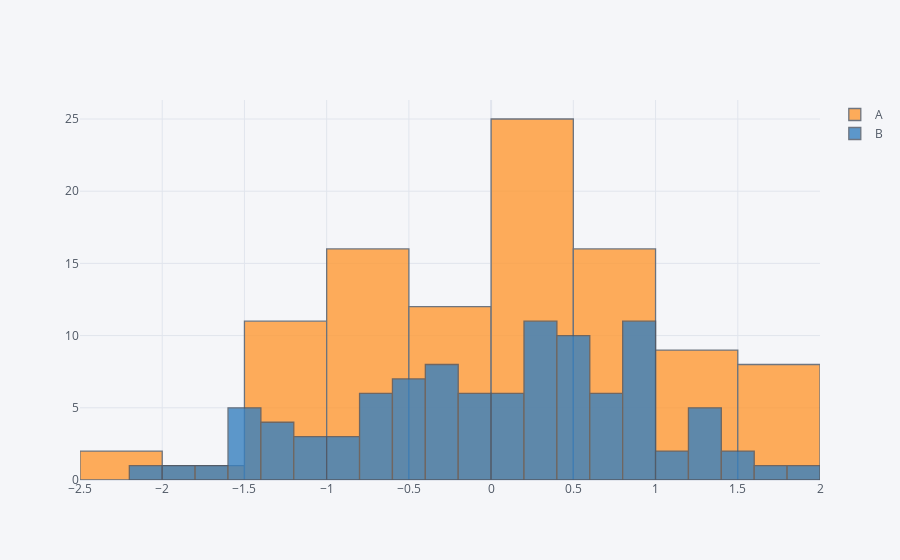

This figure's notebook cell:
### Code cell
df[['A','B']].iplot(kind='hist',bins=20)
